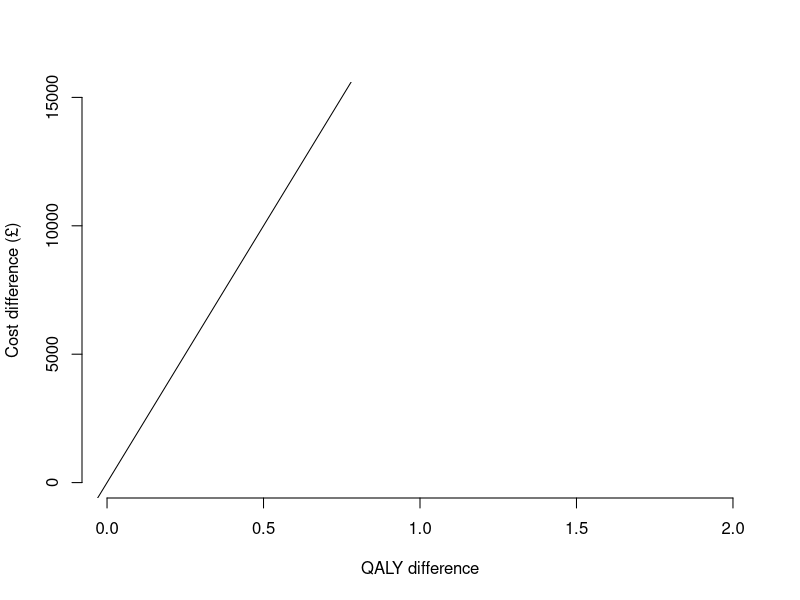
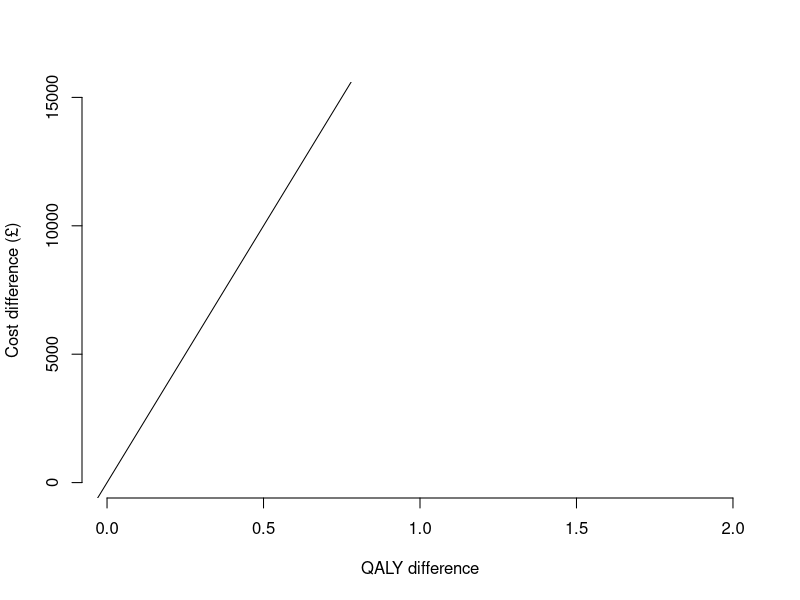
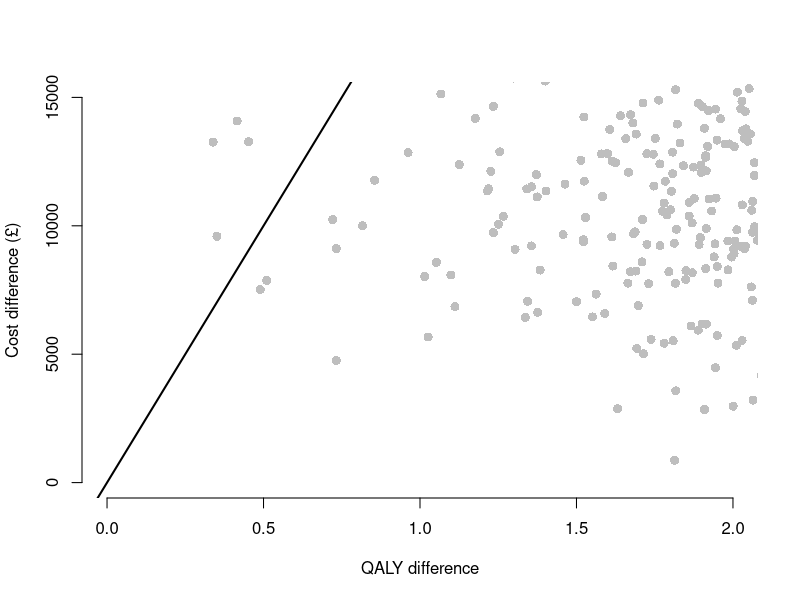
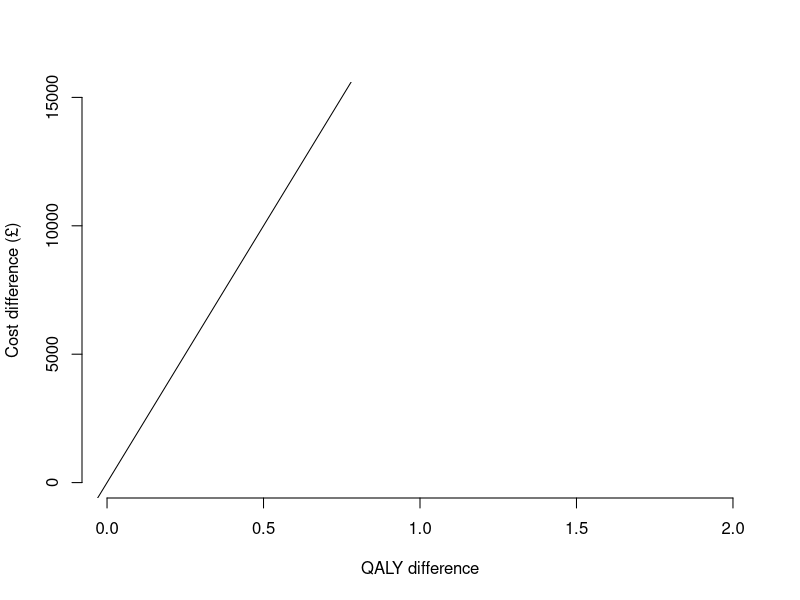
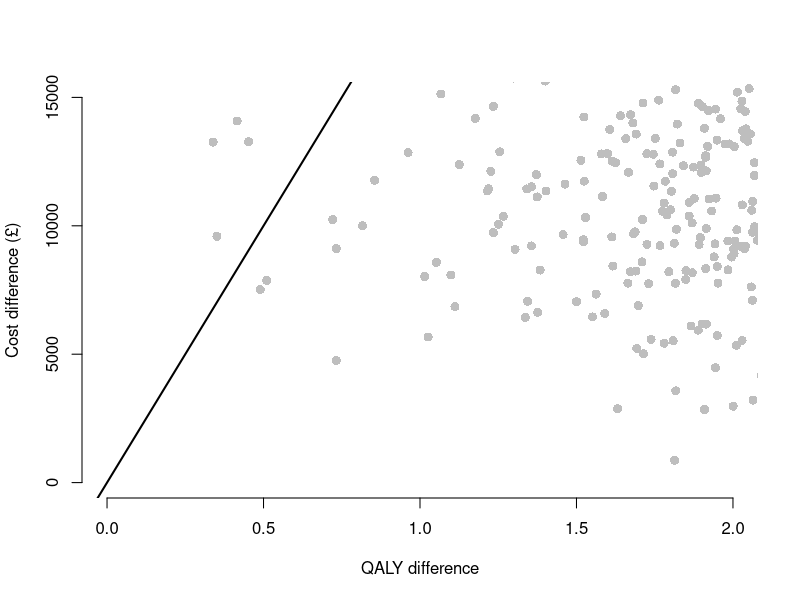

These figures' R source, in order:
############################
# Markov model: real world #
############################

## model set-up ----

t_names <- c("without_drug", "with_drug")
n_treatments <- length(t_names)

s_names  <- c("Asymptomatic_disease", "Progressive_disease", "Dead")
n_states <- length(s_names)

n_cohort <- 1000
cycle <- 1

n_cycles <- 46
Initial_age <- 55
effect <- 0.5

cAsymp <- 500
cDeath <- 1000
cDrug <- 1000
cProg <- 3000
uAsymp <- 0.95
uProg <- 0.75
oDr <- 0#0.06
cDr <- 0 #0.06
tpDcm <- 0.15
tpProg <- 0.01
tpDn <- 0.0379  # over 65 year old
effect <- 0.5

# cost of staying in state
state_c_matrix <-
    matrix(c(cAsymp, cProg, 0,
             cAsymp + cDrug, cProg, 0),
           byrow = TRUE,
           nrow = n_treatments,
           dimnames = list(t_names,
                           s_names))

# qaly when staying in state
state_q_matrix <-
    matrix(c(uAsymp, uProg, 0,
             uAsymp, uProg, 0),
           byrow = TRUE,
           nrow = n_treatments,
           dimnames = list(t_names,
                           s_names))

# cost of moving to a state
# same for both treatments
trans_c_matrix <-
    matrix(c(0, 0, 0,
             0, 0, cDeath,
             0, 0, 0),
           byrow = TRUE,
           nrow = n_states,
           dimnames = list(from = s_names,
                           to = s_names))

# Transition probabilities ---- 

# time-homogeneous
p_matrix <- array(data = c(1 - tpProg - tpDn, 0, 0,
                           tpProg, 1 - tpDcm - tpDn, 0,
                           tpDn, tpDcm + tpDn, 1,
                           1 - tpProg*(1-effect) - tpDn, 0, 0,
                           tpProg*(1-effect), 1 - tpDcm - tpDn, 0,
                           tpDn, tpDcm + tpDn, 1),
                  dim = c(n_states, n_states, n_treatments),
                  dimnames = list(from = s_names,
                                  to = s_names,
                                  t_names))

# Store population output for each cycle 

# state populations
pop <- array(data = NA,
             dim = c(n_states, n_cycles, n_treatments),
             dimnames = list(state = s_names,
                             cycle = NULL,
                             treatment = t_names))

pop["Asymptomatic_disease", cycle = 1, ] <- n_cohort
pop["Progressive_disease", cycle = 1, ] <- 0
pop["Dead", cycle = 1, ] <- 0

# _arrived_ state populations
trans <- array(data = NA,
               dim = c(n_states, n_cycles, n_treatments),
               dimnames = list(state = s_names,
                               cycle = NULL,
                               treatment = t_names))

trans[, cycle = 1, ] <- 0


# Sum costs and QALYs for each cycle at a time for each drug 

cycle_empty_array <-
    array(NA,
          dim = c(n_treatments, n_cycles),
          dimnames = list(treatment = t_names,
                          cycle = NULL))

cycle_state_costs <- cycle_trans_costs <- cycle_empty_array
cycle_costs <- cycle_QALYs <- cycle_empty_array
LE <- LYs <- cycle_empty_array    # life expectancy; life-years
cycle_QALE <- cycle_empty_array   # quality-adjusted life expectancy

total_costs <- setNames(c(NA, NA), t_names)
total_QALYs <- setNames(c(NA, NA), t_names)


# Time-dependent probability matrix ----

p_matrix_cycle <- function(p_matrix, age, cycle,
                           tpProg = 0.01,
                           tpDcm = 0.15,
                           effect = 0.5) {
    tpDn_lookup <-
        c("(34,44]" = 0.0017,
          "(44,54]" = 0.0044,
          "(54,64]" = 0.0138,
          "(64,74]" = 0.0379,
          "(74,84]" = 0.0912,
          "(84,100]" = 0.1958)
    
    age_grp <- cut(age, breaks = c(34,44,54,64,74,84,100))
    tpDn <- tpDn_lookup[age_grp]
    
    # Matrix containing transition probabilities for without_drug
    p_matrix["Asymptomatic_disease", "Progressive_disease", "without_drug"] <- tpProg*cycle
    p_matrix["Asymptomatic_disease", "Dead", "without_drug"] <- tpDn
    p_matrix["Asymptomatic_disease", "Asymptomatic_disease", "without_drug"] <- 1 - tpProg*cycle - tpDn
    p_matrix["Progressive_disease", "Dead", "without_drug"] <- tpDcm + tpDn
    p_matrix["Progressive_disease", "Progressive_disease", "without_drug"] <- 1 - tpDcm - tpDn
    p_matrix["Dead", "Dead", "without_drug"] <- 1
    
    # Matrix containing transition probabilities for with_drug
    p_matrix["Asymptomatic_disease", "Progressive_disease", "with_drug"] <- tpProg*(1 - effect)*cycle
    p_matrix["Asymptomatic_disease", "Dead", "with_drug"] <- tpDn
    p_matrix["Asymptomatic_disease", "Asymptomatic_disease", "with_drug"] <-
        1 - tpProg*(1 - effect)*cycle - tpDn
    p_matrix["Progressive_disease", "Dead", "with_drug"] <- tpDcm + tpDn
    p_matrix["Progressive_disease", "Progressive_disease", "with_drug"] <- 1 - tpDcm - tpDn
    p_matrix["Dead", "Dead", "with_drug"] <- 1
    
    return(p_matrix)
}



## Run model ----

for (i in 1:n_treatments) {
    
    age <- Initial_age
    
    for (j in 2:n_cycles) {
        
        p_matrix <- p_matrix_cycle(p_matrix, age, j - 1)
        
        pop[, cycle = j, treatment = i] <-
            pop[, cycle = j - 1, treatment = i] %*% p_matrix[, , treatment = i]
        
        trans[, cycle = j, treatment = i] <-
            pop[, cycle = j - 1, treatment = i] %*% (trans_c_matrix * p_matrix[, , treatment = i])
        
        age <- age + 1
    }
    
    cycle_state_costs[i, ] <-
        (state_c_matrix[treatment = i, ] %*% pop[, , treatment = i]) * 1/(1 + cDr)^(1:n_cycles - 1)
    
    # discounting at _previous_ cycle
    cycle_trans_costs[i, ] <-
        (c(1,1,1) %*% trans[, , treatment = i]) * 1/(1 + cDr)^(1:n_cycles - 2)
    
    cycle_costs[i, ] <- cycle_state_costs[i, ] + cycle_trans_costs[i, ]
    
    # life expectancy
    LE[i, ] <- c(1,1,0) %*% pop[, , treatment = i]
    
    # life-years
    LYs[i, ] <- LE[i, ] * 1/(1 + oDr)^(1:n_cycles - 1)
    
    # quality-adjusted life expectancy
    cycle_QALE[i, ] <-
        state_q_matrix[treatment = i, ] %*% pop[, , treatment = i]
    
    # quality-adjusted life-years
    cycle_QALYs[i, ] <- cycle_QALE[i, ] * 1/(1 + oDr)^(1:n_cycles - 1)
    
    total_costs[i] <- sum(cycle_costs[treatment = i, -1])
    total_QALYs[i] <- sum(cycle_QALYs[treatment = i, -1])
}


## Plot results ----

# Incremental costs and QALYs of with_drug vs to without_drug
c_incr <- total_costs["with_drug"] - total_costs["without_drug"]
q_incr <- total_QALYs["with_drug"] - total_QALYs["without_drug"]

# Incremental cost-effectiveness ratio
ICER <- c_incr/q_incr; ICER

wtp <- 20000
plot(x = q_incr/n_cohort, y = c_incr/n_cohort,
     xlim = c(0, 2),
     ylim = c(0, 15e3),
     pch = 16, cex = 1.5,
     xlab = "QALY difference",
     ylab = paste0("Cost difference (", enc2utf8("\u00A3"), ")"),
     frame.plot = FALSE)
abline(a = 0, b = wtp) # willingness-to-pay threshold


png("figures/ceplane_point.png", width = 4, height = 4, units = "in", res = 640)
plot(x = q_incr/n_cohort, y = c_incr/n_cohort,
     xlim = c(0, 2),
     ylim = c(0, 15e3),
     pch = 16, cex = 1.5,
     xlab = "QALY difference",
     ylab = paste0("Cost difference (", enc2utf8("\u00A3"), ")"),
     frame.plot = FALSE)
abline(a = 0, b = wtp) # willingness-to-pay threshold
dev.off()



###########################################
# replace with sim_pop()

# simulate state populations
sim_pop <- function(n_cycles, age,
                    trans_c_matrix,
                    p_matrix, pop, trans, i) {
    
    for (j in 2:n_cycles) {
        p_matrix <- p_matrix_cycle(p_matrix, age, j - 1)
        pop[, cycle = j, i] <-
            pop[, cycle = j - 1, i] %*% p_matrix[, , i]
        trans[, cycle = j, i] <-
            pop[, cycle = j - 1, i] %*% (trans_c_matrix * p_matrix[, , i])
        age <- age + 1
    }
    
    list(pop = pop[, , i],
         trans = trans[, , i])
}


for (i in 1:n_treatments) {
    
    # simulate state populations
    sim_res <-
        sim_pop(n_cycles, Initial_age,
                trans_c_matrix,
                p_matrix, pop, trans, i)
    
    trans[, , i] <- sim_res$trans
    pop[, , i] <- sim_res$pop
    
    cycle_state_costs[i, ] <-
        (state_c_matrix[treatment = i, ] %*% pop[, , treatment = i]) * 1/(1 + cDr)^(1:n_cycles - 1)
    
    # discounting at _previous_ cycle
    cycle_trans_costs[i, ] <-
        (c(1,1,1) %*% trans[, , treatment = i]) * 1/(1 + cDr)^(1:n_cycles - 2)
    
    cycle_costs[i, ] <- cycle_state_costs[i, ] + cycle_trans_costs[i, ]
    
    # life expectancy
    LE[i, ] <- c(1,1,0) %*% pop[, , treatment = i]
    
    # life-years
    LYs[i, ] <- LE[i, ] * 1/(1 + oDr)^(1:n_cycles - 1)
    
    # quality-adjusted life expectancy
    cycle_QALE[i, ] <-
        state_q_matrix[treatment = i, ] %*% pop[, , treatment = i]
    
    # quality-adjusted life-years
    cycle_QALYs[i, ] <- cycle_QALE[i, ] * 1/(1 + oDr)^(1:n_cycles - 1)
    
    total_costs[i] <- sum(cycle_costs[treatment = i, -1])
    total_QALYs[i] <- sum(cycle_QALYs[treatment = i, -1])
}


## Plot results ----

# Incremental costs and QALYs of with_drug vs to without_drug
c_incr <- total_costs["with_drug"] - total_costs["without_drug"]
q_incr <- total_QALYs["with_drug"] - total_QALYs["without_drug"]

# Incremental cost-effectiveness ratio
ICER <- c_incr/q_incr

wtp <- 20000
plot(x = q_incr/n_cohort, y = c_incr/n_cohort,
     xlim = c(0, 2),
     ylim = c(0, 15e3),
     pch = 16, cex = 1.5,
     xlab = "QALY difference",
     ylab = paste0("Cost difference (", enc2utf8("\u00A3"), ")"),
     frame.plot = FALSE)
abline(a = 0, b = wtp) # willingness-to-pay threshold



#############################################
# Probability Sensitivity Analysis (PSA)

ce_markov <- function(start_pop,
                      p_matrix,
                      state_c_matrix,
                      trans_c_matrix,
                      state_q_matrix,
                      n_cycles = 46,
                      init_age = 55,
                      s_names = NULL,
                      t_names = NULL) {
    
    n_states <- length(start_pop)
    n_treat <- dim(p_matrix)[3]
    
    pop <- array(data = NA,
                 dim = c(n_states, n_cycles, n_treat),
                 dimnames = list(state = s_names,
                                 cycle = NULL,
                                 treatment = t_names))
    trans <- array(data = NA,
                   dim = c(n_states, n_cycles, n_treat),
                   dimnames = list(state = s_names,
                                   cycle = NULL,
                                   treatment = t_names))
    
    for (i in 1:n_states) {
        pop[i, cycle = 1, ] <- start_pop[i]
    }
    
    cycle_empty_array <-
        array(NA,
              dim = c(n_treat, n_cycles),
              dimnames = list(treatment = t_names,
                              cycle = NULL))
    
    cycle_state_costs <- cycle_trans_costs <- cycle_empty_array
    cycle_costs <- cycle_QALYs <- cycle_empty_array
    LE <- LYs <- cycle_empty_array    # life expectancy; life-years
    cycle_QALE <- cycle_empty_array   # quality-adjusted life expectancy
    
    total_costs <- setNames(rep(NA, n_treat), t_names)
    total_QALYs <- setNames(rep(NA, n_treat), t_names)
    
    for (i in 1:n_treat) {
        
        age <- init_age
        
        for (j in 2:n_cycles) {
            
            # difference from point estimate case
            # pass in functions for random sample
            # rather than fixed values
            p_matrix <- p_matrix_cycle(p_matrix, age, j - 1,
                                       tpProg = tpProg(),
                                       tpDcm = tpDcm(),
                                       effect = effect())
            
            # Matrix multiplication
            pop[, cycle = j, treatment = i] <-
                pop[, cycle = j - 1, treatment = i] %*% p_matrix[, , treatment = i]
            
            trans[, cycle = j, treatment = i] <-
                pop[, cycle = j - 1, treatment = i] %*% (trans_c_matrix * p_matrix[, , treatment = i])
            
            age <- age + 1
        }
        
        cycle_state_costs[i, ] <-
            (state_c_matrix[treatment = i, ] %*% pop[, , treatment = i]) * 1/(1 + cDr)^(1:n_cycles - 1)
        
        cycle_trans_costs[i, ] <-
            (c(1,1,1) %*% trans[, , treatment = i]) * 1/(1 + cDr)^(1:n_cycles - 2)
        
        cycle_costs[i, ] <- cycle_state_costs[i, ] + cycle_trans_costs[i, ]
        
        LE[i, ] <- c(1,1,0) %*% pop[, , treatment = i]
        
        LYs[i, ] <- LE[i, ] * 1/(1 + oDr)^(1:n_cycles - 1)
        
        cycle_QALE[i, ] <-
            state_q_matrix[treatment = i, ] %*%  pop[, , treatment = i]
        
        cycle_QALYs[i, ] <- cycle_QALE[i, ] * 1/(1 + oDr)^(1:n_cycles - 1)
        
        total_costs[i] <- sum(cycle_costs[treatment = i, -1])
        total_QALYs[i] <- sum(cycle_QALYs[treatment = i, -1])
    }
    
    list(pop = pop,
         cycle_costs = cycle_costs,
         cycle_QALYs = cycle_QALYs,
         total_costs = total_costs,
         total_QALYs = total_QALYs)
}


# replace point values with functions to random sample

cAsymp <- function() rnorm(1, 500, 127.55)
cDeath <- function() rnorm(1, 1000, 255.11)
cDrug  <- function() rnorm(1, 1000, 102.04)
cProg  <- function() rnorm(1, 3000, 510.21)
effect <- function() rnorm(1, 0.5, 0.051)
tpDcm  <- function() rbeta(1, 29, 167)
tpProg <- function() rbeta(1, 15, 1506)
uAsymp <- function() rbeta(1, 69, 4)
uProg  <- function() rbeta(1, 24, 8)


# Define cost and QALYs as functions

state_c_matrix <- function() {
    matrix(c(cAsymp(), cProg(), 0,            # without drug
             cAsymp() + cDrug(), cProg(), 0), # with drug
           byrow = TRUE,
           nrow = n_treatments,
           dimnames = list(t_names,
                           s_names))
}

state_q_matrix <- function() {
    matrix(c(uAsymp(), uProg(), 0,  # without drug
             uAsymp(), uProg(), 0), # with drug
           byrow = TRUE,
           nrow = n_treatments,
           dimnames = list(t_names,
                           s_names))
}

trans_c_matrix <- function() {
    matrix(c(0, 0, 0,         # Asymptomatic_disease
             0, 0, cDeath(),  # Progressive_disease
             0, 0, 0),        # Dead
           byrow = TRUE,
           nrow = n_states,
           dimnames = list(from = s_names,
                           to = s_names))
}


## Run PSA analysis ----

n_trials <- 500

costs <- matrix(NA, nrow = n_trials, ncol = n_treatments,
                dimnames = list(NULL, t_names))
qalys <- matrix(NA, nrow = n_trials, ncol = n_treatments,
                dimnames = list(NULL, t_names))

for (i in 1:n_trials) {
    ce_res <- ce_markov(start_pop = c(n_cohort, 0, 0),
                        p_matrix,
                        state_c_matrix(),
                        trans_c_matrix(),
                        state_q_matrix())
    
    costs[i, ] <- ce_res$total_costs
    qalys[i, ] <- ce_res$total_QALYs
}


## Plot results ----

# incremental costs and QALYs of with_drug vs to without_drug
c_incr_psa <- costs[, "with_drug"] - costs[, "without_drug"]
q_incr_psa <- qalys[, "with_drug"] - qalys[, "without_drug"]

plot(x = q_incr_psa/n_cohort, y = c_incr_psa/n_cohort,
     xlim = c(0, 2),
     ylim = c(0, 15e3),
     pch = 16, cex = 1.2,
     col = "grey",
     xlab = "QALY difference",
     ylab = paste0("Cost difference (", enc2utf8("\u00A3"), ")"),
     frame.plot = FALSE)
abline(a = 0, b = wtp, lwd = 2) # Willingness-to-pay threshold
points(x = q_incr/n_cohort, y = c_incr/n_cohort,
       col = "red", pch = 16, cex = 1.5)

png("figures/ceplane_psa.png", width = 4, height = 4, units = "in", res = 640)
plot(x = q_incr_psa/n_cohort, y = c_incr_psa/n_cohort,
     xlim = c(0, 2),
     ylim = c(0, 15e3),
     pch = 16, cex = 1.2,
     col = "grey",
     xlab = "QALY difference",
     ylab = paste0("Cost difference (", enc2utf8("\u00A3"), ")"),
     frame.plot = FALSE)
abline(a = 0, b = wtp, lwd = 2) # Willingness-to-pay threshold
points(x = q_incr/n_cohort, y = c_incr/n_cohort,
       col = "red", pch = 16, cex = 1.5)
dev.off()
